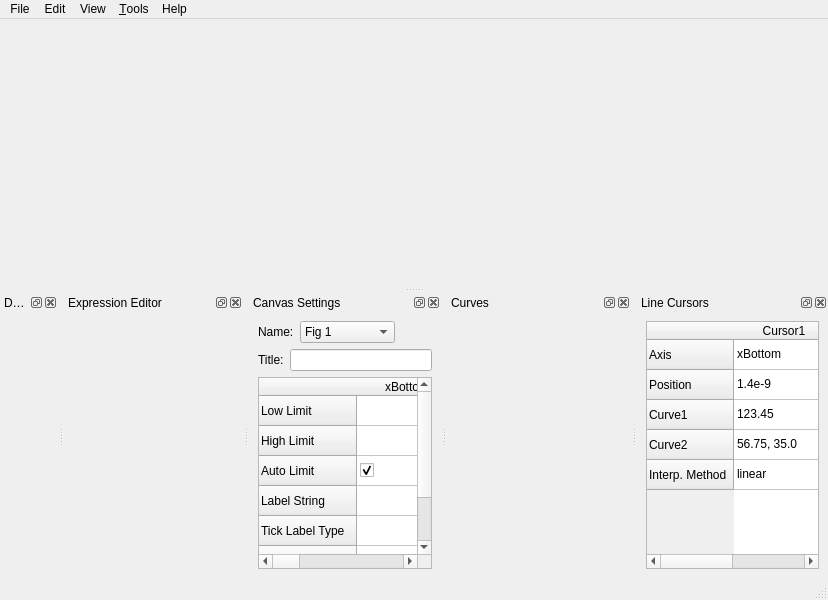
<?xml version="1.0" encoding="UTF-8"?>
<ui version="4.0">
 <class>MainWindow</class>
 <widget class="QMainWindow" name="MainWindow">
  <property name="geometry">
   <rect>
    <x>0</x>
    <y>0</y>
    <width>828</width>
    <height>600</height>
   </rect>
  </property>
  <property name="windowTitle">
   <string>APHLA Plotter</string>
  </property>
  <widget class="QWidget" name="centralwidget"/>
  <widget class="QMenuBar" name="menubar">
   <property name="geometry">
    <rect>
     <x>0</x>
     <y>0</y>
     <width>828</width>
     <height>23</height>
    </rect>
   </property>
   <widget class="QMenu" name="menuFile">
    <property name="title">
     <string>File</string>
    </property>
   </widget>
   <widget class="QMenu" name="menuEdit">
    <property name="title">
     <string>Edit</string>
    </property>
   </widget>
   <widget class="QMenu" name="menuView">
    <property name="title">
     <string>View</string>
    </property>
   </widget>
   <widget class="QMenu" name="menuTools">
    <property name="title">
     <string>&amp;Tools</string>
    </property>
   </widget>
   <widget class="QMenu" name="menuHelp">
    <property name="title">
     <string>Help</string>
    </property>
   </widget>
   <addaction name="menuFile"/>
   <addaction name="menuEdit"/>
   <addaction name="menuView"/>
   <addaction name="menuTools"/>
   <addaction name="menuHelp"/>
  </widget>
  <widget class="QStatusBar" name="statusbar"/>
  <widget class="QDockWidget" name="dockWidget_datasets">
   <property name="minimumSize">
    <size>
     <width>0</width>
     <height>0</height>
    </size>
   </property>
   <property name="allowedAreas">
    <set>Qt::AllDockWidgetAreas</set>
   </property>
   <property name="windowTitle">
    <string>Datasets</string>
   </property>
   <attribute name="dockWidgetArea">
    <number>8</number>
   </attribute>
   <widget class="QWidget" name="dockWidgetContents_6"/>
  </widget>
  <widget class="QDockWidget" name="dockWidget_expression_editor">
   <property name="minimumSize">
    <size>
     <width>179</width>
     <height>154</height>
    </size>
   </property>
   <property name="allowedAreas">
    <set>Qt::AllDockWidgetAreas</set>
   </property>
   <property name="windowTitle">
    <string>Expression Editor</string>
   </property>
   <attribute name="dockWidgetArea">
    <number>8</number>
   </attribute>
   <widget class="QWidget" name="dockWidgetContents_8"/>
  </widget>
  <widget class="QDockWidget" name="dockWidget_canvas_settings">
   <property name="minimumSize">
    <size>
     <width>161</width>
     <height>187</height>
    </size>
   </property>
   <property name="allowedAreas">
    <set>Qt::AllDockWidgetAreas</set>
   </property>
   <property name="windowTitle">
    <string>Canvas Settings</string>
   </property>
   <attribute name="dockWidgetArea">
    <number>8</number>
   </attribute>
   <widget class="QWidget" name="dockWidgetContents_9">
    <layout class="QGridLayout" name="gridLayout_2">
     <item row="0" column="0">
      <layout class="QHBoxLayout" name="horizontalLayout">
       <item>
        <widget class="QLabel" name="label">
         <property name="text">
          <string>Name:</string>
         </property>
        </widget>
       </item>
       <item>
        <widget class="QComboBox" name="comboBox">
         <item>
          <property name="text">
           <string>Fig 1</string>
          </property>
         </item>
         <item>
          <property name="text">
           <string>Fig 2 (2,2,1)</string>
          </property>
         </item>
         <item>
          <property name="text">
           <string>Fig 2 (2,2,2)</string>
          </property>
         </item>
         <item>
          <property name="text">
           <string>Fig 2 (2,2,3)</string>
          </property>
         </item>
         <item>
          <property name="text">
           <string>Fig 2 (2,2,4)</string>
          </property>
         </item>
        </widget>
       </item>
       <item>
        <spacer name="horizontalSpacer">
         <property name="orientation">
          <enum>Qt::Horizontal</enum>
         </property>
         <property name="sizeHint" stdset="0">
          <size>
           <width>25</width>
           <height>22</height>
          </size>
         </property>
        </spacer>
       </item>
      </layout>
     </item>
     <item row="1" column="0">
      <layout class="QHBoxLayout" name="horizontalLayout_2">
       <item>
        <widget class="QLabel" name="label_2">
         <property name="text">
          <string>Title:</string>
         </property>
        </widget>
       </item>
       <item>
        <widget class="QLineEdit" name="lineEdit"/>
       </item>
      </layout>
     </item>
     <item row="2" column="0">
      <widget class="QTableWidget" name="tableWidget_canvas_settings">
       <row>
        <property name="text">
         <string>Low Limit</string>
        </property>
       </row>
       <row>
        <property name="text">
         <string>High Limit</string>
        </property>
       </row>
       <row>
        <property name="text">
         <string>Auto Limit</string>
        </property>
       </row>
       <row>
        <property name="text">
         <string>Label String</string>
        </property>
       </row>
       <row>
        <property name="text">
         <string>Tick Label Type</string>
        </property>
       </row>
       <row>
        <property name="text">
         <string>Linear/Log</string>
        </property>
       </row>
       <row>
        <property name="text">
         <string>Show Tick Label</string>
        </property>
       </row>
       <column>
        <property name="text">
         <string>xBottom</string>
        </property>
       </column>
       <column>
        <property name="text">
         <string>yLeft1</string>
        </property>
       </column>
       <column>
        <property name="text">
         <string>yLeft2</string>
        </property>
       </column>
       <column>
        <property name="text">
         <string>yLeft3</string>
        </property>
       </column>
       <column>
        <property name="text">
         <string>yLeft4</string>
        </property>
       </column>
       <column>
        <property name="text">
         <string>yRight</string>
        </property>
       </column>
       <column>
        <property name="text">
         <string>yRight2</string>
        </property>
       </column>
       <column>
        <property name="text">
         <string>yRight3</string>
        </property>
       </column>
       <column>
        <property name="text">
         <string>yRight4</string>
        </property>
       </column>
       <item row="2" column="0">
        <property name="text">
         <string/>
        </property>
        <property name="checkState">
         <enum>Checked</enum>
        </property>
        <property name="flags">
         <set>ItemIsDragEnabled|ItemIsUserCheckable|ItemIsEnabled</set>
        </property>
       </item>
       <item row="6" column="0">
        <property name="text">
         <string/>
        </property>
        <property name="checkState">
         <enum>Checked</enum>
        </property>
        <property name="flags">
         <set>ItemIsDragEnabled|ItemIsUserCheckable|ItemIsEnabled</set>
        </property>
       </item>
      </widget>
     </item>
    </layout>
   </widget>
  </widget>
  <widget class="QDockWidget" name="dockWidget_curves">
   <property name="minimumSize">
    <size>
     <width>184</width>
     <height>150</height>
    </size>
   </property>
   <property name="allowedAreas">
    <set>Qt::AllDockWidgetAreas</set>
   </property>
   <property name="windowTitle">
    <string>Curves</string>
   </property>
   <attribute name="dockWidgetArea">
    <number>8</number>
   </attribute>
   <widget class="QWidget" name="dockWidgetContents_2"/>
  </widget>
  <widget class="QDockWidget" name="dockWidget_line_cursors">
   <property name="minimumSize">
    <size>
     <width>96</width>
     <height>121</height>
    </size>
   </property>
   <property name="allowedAreas">
    <set>Qt::AllDockWidgetAreas</set>
   </property>
   <property name="windowTitle">
    <string>Line Cursors</string>
   </property>
   <attribute name="dockWidgetArea">
    <number>8</number>
   </attribute>
   <widget class="QWidget" name="dockWidgetContents_3">
    <layout class="QGridLayout" name="gridLayout_6">
     <item row="0" column="0">
      <widget class="QTableWidget" name="tableWidget_3">
       <row>
        <property name="text">
         <string>Axis</string>
        </property>
       </row>
       <row>
        <property name="text">
         <string>Position</string>
        </property>
       </row>
       <row>
        <property name="text">
         <string>Curve1</string>
        </property>
       </row>
       <row>
        <property name="text">
         <string>Curve2</string>
        </property>
       </row>
       <row>
        <property name="text">
         <string>Interp. Method</string>
        </property>
       </row>
       <column>
        <property name="text">
         <string>Cursor1</string>
        </property>
       </column>
       <column>
        <property name="text">
         <string>Cursor2</string>
        </property>
       </column>
       <item row="0" column="0">
        <property name="text">
         <string>xBottom</string>
        </property>
       </item>
       <item row="0" column="1">
        <property name="text">
         <string>yLeft1</string>
        </property>
       </item>
       <item row="1" column="0">
        <property name="text">
         <string>1.4e-9</string>
        </property>
       </item>
       <item row="1" column="1">
        <property name="text">
         <string>100</string>
        </property>
       </item>
       <item row="2" column="0">
        <property name="text">
         <string>123.45</string>
        </property>
       </item>
       <item row="2" column="1">
        <property name="text">
         <string>...</string>
        </property>
       </item>
       <item row="3" column="0">
        <property name="text">
         <string>56.75, 35.0</string>
        </property>
       </item>
       <item row="3" column="1">
        <property name="text">
         <string>...</string>
        </property>
       </item>
       <item row="4" column="0">
        <property name="text">
         <string>linear</string>
        </property>
       </item>
       <item row="4" column="1">
        <property name="text">
         <string>nearest, ...</string>
        </property>
       </item>
      </widget>
     </item>
    </layout>
   </widget>
  </widget>
 </widget>
 <resources/>
 <connections/>
</ui>
